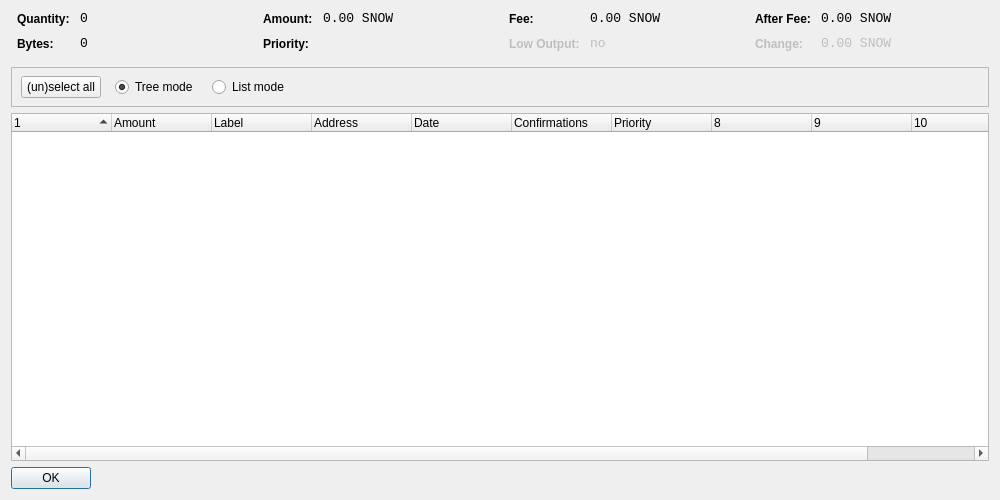
<?xml version="1.0" encoding="UTF-8"?>
<ui version="4.0">
 <class>CoinControlDialog</class>
 <widget class="QDialog" name="CoinControlDialog">
  <property name="geometry">
   <rect>
    <x>0</x>
    <y>0</y>
    <width>1000</width>
    <height>500</height>
   </rect>
  </property>
  <property name="windowTitle">
   <string>Coin Control</string>
  </property>
  <layout class="QVBoxLayout" name="verticalLayout">
   <item>
    <layout class="QHBoxLayout" name="horizontalLayoutTop" stretch="0,0,0,0">
     <property name="topMargin">
      <number>0</number>
     </property>
     <property name="bottomMargin">
      <number>10</number>
     </property>
     <item>
      <layout class="QFormLayout" name="formLayoutCoinControl1">
       <property name="horizontalSpacing">
        <number>10</number>
       </property>
       <property name="verticalSpacing">
        <number>10</number>
       </property>
       <property name="leftMargin">
        <number>6</number>
       </property>
       <property name="rightMargin">
        <number>6</number>
       </property>
       <item row="0" column="0">
        <widget class="QLabel" name="labelCoinControlQuantityText">
         <property name="styleSheet">
          <string notr="true">font-weight:bold;</string>
         </property>
         <property name="text">
          <string>Quantity:</string>
         </property>
        </widget>
       </item>
       <item row="0" column="1">
        <widget class="QLabel" name="labelCoinControlQuantity">
         <property name="font">
          <font>
           <family>Monospace</family>
           <pointsize>10</pointsize>
          </font>
         </property>
         <property name="cursor">
          <cursorShape>IBeamCursor</cursorShape>
         </property>
         <property name="contextMenuPolicy">
          <enum>Qt::ActionsContextMenu</enum>
         </property>
         <property name="text">
          <string notr="true">0</string>
         </property>
         <property name="textInteractionFlags">
          <set>Qt::LinksAccessibleByMouse|Qt::TextSelectableByKeyboard|Qt::TextSelectableByMouse</set>
         </property>
        </widget>
       </item>
       <item row="1" column="0">
        <widget class="QLabel" name="labelCoinControlBytesText">
         <property name="styleSheet">
          <string notr="true">font-weight:bold;</string>
         </property>
         <property name="text">
          <string>Bytes:</string>
         </property>
        </widget>
       </item>
       <item row="1" column="1">
        <widget class="QLabel" name="labelCoinControlBytes">
         <property name="font">
          <font>
           <family>Monospace</family>
           <pointsize>10</pointsize>
          </font>
         </property>
         <property name="cursor">
          <cursorShape>IBeamCursor</cursorShape>
         </property>
         <property name="contextMenuPolicy">
          <enum>Qt::ActionsContextMenu</enum>
         </property>
         <property name="text">
          <string notr="true">0</string>
         </property>
         <property name="textInteractionFlags">
          <set>Qt::LinksAccessibleByMouse|Qt::TextSelectableByKeyboard|Qt::TextSelectableByMouse</set>
         </property>
        </widget>
       </item>
      </layout>
     </item>
     <item>
      <layout class="QFormLayout" name="formLayoutCoinControl2">
       <property name="horizontalSpacing">
        <number>10</number>
       </property>
       <property name="verticalSpacing">
        <number>10</number>
       </property>
       <property name="leftMargin">
        <number>6</number>
       </property>
       <property name="rightMargin">
        <number>6</number>
       </property>
       <item row="0" column="0">
        <widget class="QLabel" name="labelCoinControlAmountText">
         <property name="styleSheet">
          <string notr="true">font-weight:bold;</string>
         </property>
         <property name="text">
          <string>Amount:</string>
         </property>
        </widget>
       </item>
       <item row="0" column="1">
        <widget class="QLabel" name="labelCoinControlAmount">
         <property name="font">
          <font>
           <family>Monospace</family>
           <pointsize>10</pointsize>
          </font>
         </property>
         <property name="cursor">
          <cursorShape>IBeamCursor</cursorShape>
         </property>
         <property name="contextMenuPolicy">
          <enum>Qt::ActionsContextMenu</enum>
         </property>
         <property name="text">
          <string notr="true">0.00 SNOW</string>
         </property>
         <property name="textInteractionFlags">
          <set>Qt::LinksAccessibleByMouse|Qt::TextSelectableByKeyboard|Qt::TextSelectableByMouse</set>
         </property>
        </widget>
       </item>
       <item row="1" column="0">
        <widget class="QLabel" name="labelCoinControlPriorityText">
         <property name="styleSheet">
          <string notr="true">font-weight:bold;</string>
         </property>
         <property name="text">
          <string>Priority:</string>
         </property>
        </widget>
       </item>
       <item row="1" column="1">
        <widget class="QLabel" name="labelCoinControlPriority">
         <property name="font">
          <font>
           <family>Monospace</family>
           <pointsize>10</pointsize>
          </font>
         </property>
         <property name="cursor">
          <cursorShape>IBeamCursor</cursorShape>
         </property>
         <property name="contextMenuPolicy">
          <enum>Qt::ActionsContextMenu</enum>
         </property>
         <property name="text">
          <string/>
         </property>
         <property name="textInteractionFlags">
          <set>Qt::LinksAccessibleByMouse|Qt::TextSelectableByKeyboard|Qt::TextSelectableByMouse</set>
         </property>
        </widget>
       </item>
      </layout>
     </item>
     <item>
      <layout class="QFormLayout" name="formLayoutCoinControl3">
       <property name="horizontalSpacing">
        <number>10</number>
       </property>
       <property name="verticalSpacing">
        <number>10</number>
       </property>
       <property name="leftMargin">
        <number>6</number>
       </property>
       <property name="rightMargin">
        <number>6</number>
       </property>
       <item row="0" column="0">
        <widget class="QLabel" name="labelCoinControlFeeText">
         <property name="styleSheet">
          <string notr="true">font-weight:bold;</string>
         </property>
         <property name="text">
          <string>Fee:</string>
         </property>
        </widget>
       </item>
       <item row="0" column="1">
        <widget class="QLabel" name="labelCoinControlFee">
         <property name="font">
          <font>
           <family>Monospace</family>
           <pointsize>10</pointsize>
          </font>
         </property>
         <property name="cursor">
          <cursorShape>IBeamCursor</cursorShape>
         </property>
         <property name="contextMenuPolicy">
          <enum>Qt::ActionsContextMenu</enum>
         </property>
         <property name="text">
          <string notr="true">0.00 SNOW</string>
         </property>
         <property name="textInteractionFlags">
          <set>Qt::LinksAccessibleByMouse|Qt::TextSelectableByKeyboard|Qt::TextSelectableByMouse</set>
         </property>
        </widget>
       </item>
       <item row="1" column="0">
        <widget class="QLabel" name="labelCoinControlLowOutputText">
         <property name="enabled">
          <bool>false</bool>
         </property>
         <property name="styleSheet">
          <string notr="true">font-weight:bold;</string>
         </property>
         <property name="text">
          <string>Low Output:</string>
         </property>
        </widget>
       </item>
       <item row="1" column="1">
        <widget class="QLabel" name="labelCoinControlLowOutput">
         <property name="enabled">
          <bool>false</bool>
         </property>
         <property name="font">
          <font>
           <family>Monospace</family>
           <pointsize>10</pointsize>
          </font>
         </property>
         <property name="cursor">
          <cursorShape>IBeamCursor</cursorShape>
         </property>
         <property name="contextMenuPolicy">
          <enum>Qt::ActionsContextMenu</enum>
         </property>
         <property name="text">
          <string notr="true">no</string>
         </property>
         <property name="textInteractionFlags">
          <set>Qt::LinksAccessibleByMouse|Qt::TextSelectableByKeyboard|Qt::TextSelectableByMouse</set>
         </property>
        </widget>
       </item>
      </layout>
     </item>
     <item>
      <layout class="QFormLayout" name="formLayoutCoinControl4">
       <property name="horizontalSpacing">
        <number>10</number>
       </property>
       <property name="verticalSpacing">
        <number>10</number>
       </property>
       <property name="leftMargin">
        <number>6</number>
       </property>
       <property name="rightMargin">
        <number>6</number>
       </property>
       <item row="0" column="0">
        <widget class="QLabel" name="labelCoinControlAfterFeeText">
         <property name="styleSheet">
          <string notr="true">font-weight:bold;</string>
         </property>
         <property name="text">
          <string>After Fee:</string>
         </property>
        </widget>
       </item>
       <item row="0" column="1">
        <widget class="QLabel" name="labelCoinControlAfterFee">
         <property name="font">
          <font>
           <family>Monospace</family>
           <pointsize>10</pointsize>
          </font>
         </property>
         <property name="cursor">
          <cursorShape>IBeamCursor</cursorShape>
         </property>
         <property name="contextMenuPolicy">
          <enum>Qt::ActionsContextMenu</enum>
         </property>
         <property name="text">
          <string notr="true">0.00 SNOW</string>
         </property>
         <property name="textInteractionFlags">
          <set>Qt::LinksAccessibleByMouse|Qt::TextSelectableByKeyboard|Qt::TextSelectableByMouse</set>
         </property>
        </widget>
       </item>
       <item row="1" column="0">
        <widget class="QLabel" name="labelCoinControlChangeText">
         <property name="enabled">
          <bool>false</bool>
         </property>
         <property name="styleSheet">
          <string notr="true">font-weight:bold;</string>
         </property>
         <property name="text">
          <string>Change:</string>
         </property>
        </widget>
       </item>
       <item row="1" column="1">
        <widget class="QLabel" name="labelCoinControlChange">
         <property name="enabled">
          <bool>false</bool>
         </property>
         <property name="font">
          <font>
           <family>Monospace</family>
           <pointsize>10</pointsize>
          </font>
         </property>
         <property name="cursor">
          <cursorShape>IBeamCursor</cursorShape>
         </property>
         <property name="contextMenuPolicy">
          <enum>Qt::ActionsContextMenu</enum>
         </property>
         <property name="text">
          <string notr="true">0.00 SNOW</string>
         </property>
         <property name="textInteractionFlags">
          <set>Qt::LinksAccessibleByMouse|Qt::TextSelectableByKeyboard|Qt::TextSelectableByMouse</set>
         </property>
        </widget>
       </item>
      </layout>
     </item>
    </layout>
   </item>
   <item>
    <widget class="QFrame" name="frame">
     <property name="minimumSize">
      <size>
       <width>0</width>
       <height>40</height>
      </size>
     </property>
     <property name="frameShape">
      <enum>QFrame::StyledPanel</enum>
     </property>
     <property name="frameShadow">
      <enum>QFrame::Sunken</enum>
     </property>
     <widget class="QWidget" name="horizontalLayoutWidget">
      <property name="geometry">
       <rect>
        <x>10</x>
        <y>0</y>
        <width>781</width>
        <height>41</height>
       </rect>
      </property>
      <layout class="QHBoxLayout" name="horizontalLayoutPanel" stretch="0,0,0,0,0">
       <property name="spacing">
        <number>14</number>
       </property>
       <item>
        <widget class="QPushButton" name="pushButtonSelectAll">
         <property name="sizePolicy">
          <sizepolicy hsizetype="Maximum" vsizetype="Fixed">
           <horstretch>0</horstretch>
           <verstretch>0</verstretch>
          </sizepolicy>
         </property>
         <property name="text">
          <string>(un)select all</string>
         </property>
        </widget>
       </item>
       <item>
        <widget class="QRadioButton" name="radioTreeMode">
         <property name="sizePolicy">
          <sizepolicy hsizetype="Maximum" vsizetype="Fixed">
           <horstretch>0</horstretch>
           <verstretch>0</verstretch>
          </sizepolicy>
         </property>
         <property name="text">
          <string>Tree mode</string>
         </property>
         <property name="checked">
          <bool>true</bool>
         </property>
        </widget>
       </item>
       <item>
        <widget class="QRadioButton" name="radioListMode">
         <property name="sizePolicy">
          <sizepolicy hsizetype="Maximum" vsizetype="Fixed">
           <horstretch>0</horstretch>
           <verstretch>0</verstretch>
          </sizepolicy>
         </property>
         <property name="text">
          <string>List mode</string>
         </property>
        </widget>
       </item>
       <item>
        <spacer name="horizontalSpacer">
         <property name="orientation">
          <enum>Qt::Horizontal</enum>
         </property>
         <property name="sizeHint" stdset="0">
          <size>
           <width>40</width>
           <height>20</height>
          </size>
         </property>
        </spacer>
       </item>
      </layout>
     </widget>
    </widget>
   </item>
   <item>
    <widget class="CoinControlTreeWidget" name="treeWidget">
     <property name="contextMenuPolicy">
      <enum>Qt::CustomContextMenu</enum>
     </property>
     <property name="sortingEnabled">
      <bool>false</bool>
     </property>
     <property name="columnCount">
      <number>11</number>
     </property>
     <attribute name="headerShowSortIndicator" stdset="0">
      <bool>true</bool>
     </attribute>
     <attribute name="headerStretchLastSection">
      <bool>false</bool>
     </attribute>
     <column>
      <property name="text">
       <string/>
      </property>
     </column>
     <column>
      <property name="text">
       <string>Amount</string>
      </property>
     </column>
     <column>
      <property name="text">
       <string>Label</string>
      </property>
     </column>
     <column>
      <property name="text">
       <string>Address</string>
      </property>
     </column>
     <column>
      <property name="text">
       <string>Date</string>
      </property>
     </column>
     <column>
      <property name="text">
       <string>Confirmations</string>
      </property>
      <property name="toolTip">
       <string>Confirmed</string>
      </property>
     </column>
     <column>
      <property name="text">
       <string>Priority</string>
      </property>
     </column>
     <column>
      <property name="text">
       <string/>
      </property>
     </column>
     <column>
      <property name="text">
       <string/>
      </property>
     </column>
     <column>
      <property name="text">
       <string/>
      </property>
     </column>
     <column>
      <property name="text">
       <string/>
      </property>
     </column>
    </widget>
   </item>
   <item>
    <widget class="QDialogButtonBox" name="buttonBox">
     <property name="sizePolicy">
      <sizepolicy hsizetype="Maximum" vsizetype="Fixed">
       <horstretch>0</horstretch>
       <verstretch>0</verstretch>
      </sizepolicy>
     </property>
     <property name="orientation">
      <enum>Qt::Horizontal</enum>
     </property>
     <property name="standardButtons">
      <set>QDialogButtonBox::Ok</set>
     </property>
    </widget>
   </item>
  </layout>
 </widget>
 <customwidgets>
  <customwidget>
   <class>CoinControlTreeWidget</class>
   <extends>QTreeWidget</extends>
   <header>coincontroltreewidget.h</header>
  </customwidget>
 </customwidgets>
 <resources/>
 <connections/>
</ui>
